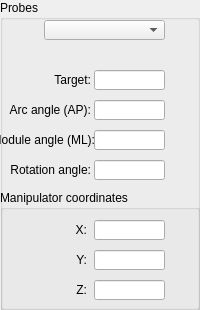
  <widget class="QGroupBox" name="Probes">
   <property name="geometry">
    <rect>
     <x>20</x>
     <y>340</y>
     <width>200</width>
     <height>310</height>
    </rect>
   </property>
   <property name="title">
    <string>Probes</string>
   </property>
   <widget class="QLabel" name="label_76">
    <property name="geometry">
     <rect>
      <x>0</x>
      <y>160</y>
      <width>91</width>
      <height>20</height>
     </rect>
    </property>
    <property name="sizePolicy">
     <sizepolicy hsizetype="Expanding" vsizetype="Expanding">
      <horstretch>0</horstretch>
      <verstretch>0</verstretch>
     </sizepolicy>
    </property>
    <property name="text">
     <string>Rotation angle:</string>
    </property>
    <property name="textFormat">
     <enum>Qt::AutoText</enum>
    </property>
    <property name="alignment">
     <set>Qt::AlignRight|Qt::AlignTrailing|Qt::AlignVCenter</set>
    </property>
   </widget>
   <widget class="QLabel" name="label_75">
    <property name="geometry">
     <rect>
      <x>0</x>
      <y>130</y>
      <width>95</width>
      <height>20</height>
     </rect>
    </property>
    <property name="sizePolicy">
     <sizepolicy hsizetype="Expanding" vsizetype="Expanding">
      <horstretch>0</horstretch>
      <verstretch>0</verstretch>
     </sizepolicy>
    </property>
    <property name="text">
     <string>Module angle (ML):</string>
    </property>
    <property name="textFormat">
     <enum>Qt::AutoText</enum>
    </property>
    <property name="alignment">
     <set>Qt::AlignRight|Qt::AlignTrailing|Qt::AlignVCenter</set>
    </property>
   </widget>
   <widget class="QLineEdit" name="RotationAngle">
    <property name="geometry">
     <rect>
      <x>94</x>
      <y>160</y>
      <width>71</width>
      <height>20</height>
     </rect>
    </property>
    <property name="sizePolicy">
     <sizepolicy hsizetype="Expanding" vsizetype="Expanding">
      <horstretch>0</horstretch>
      <verstretch>0</verstretch>
     </sizepolicy>
    </property>
    <property name="text">
     <string/>
    </property>
   </widget>
   <widget class="QComboBox" name="EphysProbes">
    <property name="geometry">
     <rect>
      <x>44</x>
      <y>20</y>
      <width>121</width>
      <height>20</height>
     </rect>
    </property>
    <property name="sizePolicy">
     <sizepolicy hsizetype="Expanding" vsizetype="Expanding">
      <horstretch>0</horstretch>
      <verstretch>0</verstretch>
     </sizepolicy>
    </property>
    <property name="statusTip">
     <string notr="true"/>
    </property>
    <property name="editable">
     <bool>false</bool>
    </property>
    <property name="currentIndex">
     <number>-1</number>
    </property>
    <property name="maxVisibleItems">
     <number>36</number>
    </property>
    <property name="sizeAdjustPolicy">
     <enum>QComboBox::AdjustToMinimumContentsLengthWithIcon</enum>
    </property>
   </widget>
   <widget class="QLabel" name="label_74">
    <property name="geometry">
     <rect>
      <x>0</x>
      <y>100</y>
      <width>91</width>
      <height>20</height>
     </rect>
    </property>
    <property name="sizePolicy">
     <sizepolicy hsizetype="Expanding" vsizetype="Expanding">
      <horstretch>0</horstretch>
      <verstretch>0</verstretch>
     </sizepolicy>
    </property>
    <property name="text">
     <string>Arc angle (AP):</string>
    </property>
    <property name="textFormat">
     <enum>Qt::AutoText</enum>
    </property>
    <property name="alignment">
     <set>Qt::AlignRight|Qt::AlignTrailing|Qt::AlignVCenter</set>
    </property>
   </widget>
   <widget class="QLineEdit" name="ModuleAngle">
    <property name="geometry">
     <rect>
      <x>94</x>
      <y>130</y>
      <width>71</width>
      <height>20</height>
     </rect>
    </property>
    <property name="sizePolicy">
     <sizepolicy hsizetype="Expanding" vsizetype="Expanding">
      <horstretch>0</horstretch>
      <verstretch>0</verstretch>
     </sizepolicy>
    </property>
    <property name="text">
     <string/>
    </property>
   </widget>
   <widget class="QLineEdit" name="ArcAngle">
    <property name="geometry">
     <rect>
      <x>94</x>
      <y>100</y>
      <width>71</width>
      <height>20</height>
     </rect>
    </property>
    <property name="sizePolicy">
     <sizepolicy hsizetype="Expanding" vsizetype="Expanding">
      <horstretch>0</horstretch>
      <verstretch>0</verstretch>
     </sizepolicy>
    </property>
    <property name="text">
     <string/>
    </property>
   </widget>
   <widget class="QGroupBox" name="ProbeManipulator">
    <property name="geometry">
     <rect>
      <x>0</x>
      <y>190</y>
      <width>200</width>
      <height>121</height>
     </rect>
    </property>
    <property name="title">
     <string>Manipulator coordinates</string>
    </property>
    <widget class="QLineEdit" name="ManipulatorX">
     <property name="geometry">
      <rect>
       <x>94</x>
       <y>30</y>
       <width>71</width>
       <height>20</height>
      </rect>
     </property>
     <property name="sizePolicy">
      <sizepolicy hsizetype="Expanding" vsizetype="Expanding">
       <horstretch>0</horstretch>
       <verstretch>0</verstretch>
      </sizepolicy>
     </property>
     <property name="text">
      <string/>
     </property>
    </widget>
    <widget class="QLabel" name="label_78">
     <property name="geometry">
      <rect>
       <x>-4</x>
       <y>30</y>
       <width>91</width>
       <height>20</height>
      </rect>
     </property>
     <property name="sizePolicy">
      <sizepolicy hsizetype="Expanding" vsizetype="Expanding">
       <horstretch>0</horstretch>
       <verstretch>0</verstretch>
      </sizepolicy>
     </property>
     <property name="text">
      <string>X:</string>
     </property>
     <property name="textFormat">
      <enum>Qt::AutoText</enum>
     </property>
     <property name="alignment">
      <set>Qt::AlignRight|Qt::AlignTrailing|Qt::AlignVCenter</set>
     </property>
    </widget>
    <widget class="QLineEdit" name="ManipulatorZ">
     <property name="geometry">
      <rect>
       <x>94</x>
       <y>90</y>
       <width>71</width>
       <height>20</height>
      </rect>
     </property>
     <property name="sizePolicy">
      <sizepolicy hsizetype="Expanding" vsizetype="Expanding">
       <horstretch>0</horstretch>
       <verstretch>0</verstretch>
      </sizepolicy>
     </property>
     <property name="text">
      <string/>
     </property>
    </widget>
    <widget class="QLineEdit" name="ManipulatorY">
     <property name="geometry">
      <rect>
       <x>94</x>
       <y>60</y>
       <width>71</width>
       <height>20</height>
      </rect>
     </property>
     <property name="sizePolicy">
      <sizepolicy hsizetype="Expanding" vsizetype="Expanding">
       <horstretch>0</horstretch>
       <verstretch>0</verstretch>
      </sizepolicy>
     </property>
     <property name="text">
      <string/>
     </property>
    </widget>
    <widget class="QLabel" name="label_79">
     <property name="geometry">
      <rect>
       <x>-4</x>
       <y>90</y>
       <width>91</width>
       <height>20</height>
      </rect>
     </property>
     <property name="sizePolicy">
      <sizepolicy hsizetype="Expanding" vsizetype="Expanding">
       <horstretch>0</horstretch>
       <verstretch>0</verstretch>
      </sizepolicy>
     </property>
     <property name="text">
      <string>Z:</string>
     </property>
     <property name="textFormat">
      <enum>Qt::AutoText</enum>
     </property>
     <property name="alignment">
      <set>Qt::AlignRight|Qt::AlignTrailing|Qt::AlignVCenter</set>
     </property>
    </widget>
    <widget class="QLabel" name="label_77">
     <property name="geometry">
      <rect>
       <x>-4</x>
       <y>60</y>
       <width>91</width>
       <height>20</height>
      </rect>
     </property>
     <property name="sizePolicy">
      <sizepolicy hsizetype="Expanding" vsizetype="Expanding">
       <horstretch>0</horstretch>
       <verstretch>0</verstretch>
      </sizepolicy>
     </property>
     <property name="text">
      <string>Y:</string>
     </property>
     <property name="textFormat">
      <enum>Qt::AutoText</enum>
     </property>
     <property name="alignment">
      <set>Qt::AlignRight|Qt::AlignTrailing|Qt::AlignVCenter</set>
     </property>
    </widget>
   </widget>
   <widget class="QLabel" name="label_80">
    <property name="geometry">
     <rect>
      <x>0</x>
      <y>70</y>
      <width>91</width>
      <height>20</height>
     </rect>
    </property>
    <property name="sizePolicy">
     <sizepolicy hsizetype="Expanding" vsizetype="Expanding">
      <horstretch>0</horstretch>
      <verstretch>0</verstretch>
     </sizepolicy>
    </property>
    <property name="text">
     <string>Target:</string>
    </property>
    <property name="textFormat">
     <enum>Qt::AutoText</enum>
    </property>
    <property name="alignment">
     <set>Qt::AlignRight|Qt::AlignTrailing|Qt::AlignVCenter</set>
    </property>
   </widget>
   <widget class="QLineEdit" name="ProbeTarget">
    <property name="geometry">
     <rect>
      <x>94</x>
      <y>70</y>
      <width>71</width>
      <height>20</height>
     </rect>
    </property>
    <property name="sizePolicy">
     <sizepolicy hsizetype="Expanding" vsizetype="Expanding">
      <horstretch>0</horstretch>
      <verstretch>0</verstretch>
     </sizepolicy>
    </property>
    <property name="text">
     <string/>
    </property>
   </widget>
  </widget>
